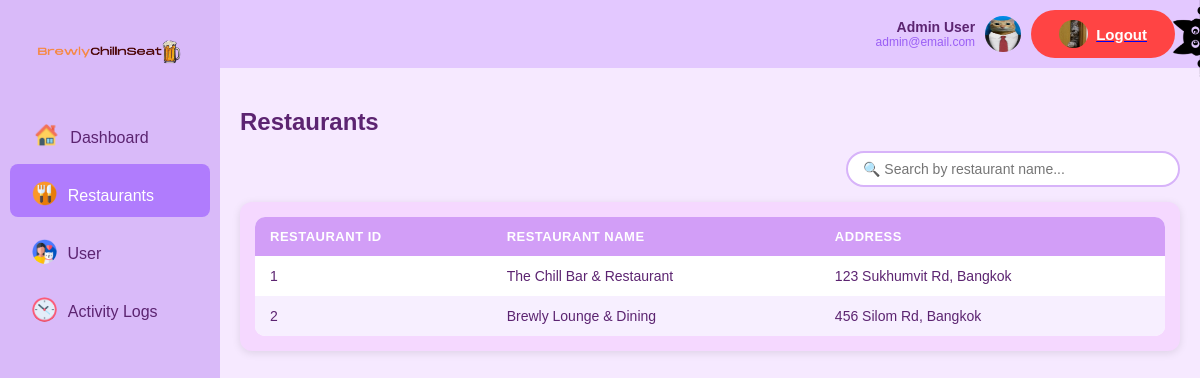
/project/superadmin/restaurants.php (signed in), run on the app's committed database.
### tables this page shows
CREATE TABLE `restaurant` (
  `restaurant_id` int(11) NOT NULL,
  `rest_name` varchar(100) NOT NULL,
  `rest_description` text NOT NULL,
  `open_time` time NOT NULL,
  `close_time` time NOT NULL,
  `rest_phone` varchar(10) NOT NULL,
  `rest_status` enum('OPEN','CLOSED') DEFAULT 'OPEN',
  `rest_address` text NOT NULL,
  `rest_email` varchar(100) NOT NULL
);

### project/superadmin/restaurants.php (the view, shortened to what this page needs)
<?php
require_once('../connect.php');
$conn = $mysqli;
$search = isset($_GET['search']) ? $_GET['search'] : '';
if (!empty($search)) {
    $search_param = '%' . $search . '%';
    $sql = "SELECT restaurant_id, rest_name, rest_address
            FROM restaurant
            WHERE rest_name LIKE ?
            ORDER BY restaurant_id";
    $stmt = $conn->prepare($sql);
    $stmt->bind_param("s", $search_param);
    $stmt->execute();
    $result = $stmt->get_result();
} else {
    $sql = "SELECT restaurant_id, rest_name, rest_address
            FROM restaurant
            ORDER BY restaurant_id";
    $result = $conn->query($sql);
}
$restaurants = [];
while ($row = $result->fetch_assoc()) {
    $restaurants[] = $row;
}
?>
<!DOCTYPE html>
<html lang="th">
<head>
  <link rel="stylesheet" href="style.css">
</head>
<body>
  <div class="sidebar">
    <div class="logo">
      <img src="logo.png" alt="BrewlyChillInSeat Logo">
    </div>
    <div class="menu">
      <a href="index.php" >  <img src="homepage.png" alt="homepage" style="height:25px;border-radius:22px; object-fit:contain;position:relative; top:5px;">  Dashboard </a>
      <a href="restaurants.php" class="active" > <img src="restaurant.png" alt="restaurant" style="height:25px;border-radius:22px; object-fit:contain;position:relative; top:5px; right:-2px;"> <span style="margin-left:8px;">Restaurants</span></a>
      <a href="users.php"><img src="usericon.png" alt="usericon" style="height:25px;border-radius:22px; object-fit:contain;position:relative; top:5px; right:-2px;"> <span style="margin-left:8px;">User</span> </a>
      <a href="activity_log.php"><img src="time.png" alt="time" style="height:25px;border-radius:22px; object-fit:contain;position:relative; top:5px; right:-2px;"> <span style="margin-left:8px;"> Activity Logs</span></a>
    </div>
  </div>
  <div class="main">
    <div class="header">
      <div class="profile-info">
        <div class="profile">
          <div class="profile-details">
            <div class="profile-name"><?php echo htmlspecialchars($_SESSION['firstname'] . ' ' . $_SESSION['lastname']); ?></div>
            <div class="profile-email"><?php echo htmlspecialchars($_SESSION['email']); ?></div>
          </div>
        </div>
        <img src="catsuitv2.jpeg" alt="profile" style="height:36px;width:36px;border-radius:22px;">
        <a href="index.php?logout=true"><button class="logout-btn"><img src="catout.jpeg" alt="catout" style="height:28px;border-radius:22px; object-fit:contain;"> Logout</button></a>
      </div>
    </div>
    <div class="content">
      <h2>Restaurants</h2>
      <form method="GET" action="restaurants.php" id="searchForm">
        <div class="search-box">
          <input
            type="text"
            name="search"
            id="searchInput"
            placeholder="🔍 Search by restaurant name..."
            value="<?php echo htmlspecialchars($search); ?>"
            autocomplete="off">
        </div>
      </form>
      <div class="table-section">
        <table>
          <thead>
            <tr>
              <th>Restaurant ID</th>
              <th>Restaurant Name</th>
              <th>Address</th>
            </tr>
          </thead>
          <tbody>
            <?php if (count($restaurants) > 0): ?>
              <?php foreach ($restaurants as $restaurant): ?>
                <tr>
                  <td><?php echo htmlspecialchars($restaurant['restaurant_id']); ?></td>
                  <td><?php echo htmlspecialchars($restaurant['rest_name']); ?></td>
                  <td><?php echo htmlspecialchars($restaurant['rest_address']); ?></td>
                </tr>
              <?php endforeach; ?>
            <?php endif; ?>
          </tbody>
        </table>
      </div>
    </div>
  </div>
</body>
</html>

### project/superadmin/style.css (style rules this page uses)
body { font-family: 'Poppins', sans-serif; margin: 0; background-color: #f6e9ff; display: flex; height: 100vh; }
.sidebar { width: 220px; background-color: #d9baf9; padding-top: 30px; display: flex; flex-direction: column; align-items: center; }
.logo { width: 100%; padding: 10px 0 30px 0; text-align: center; }
.logo img { max-width: 150px; height: auto; display: block; margin: 0 auto; border-radius: 6px; }
.menu { width: 100%; }
.menu a { display: block; color: #5c2471; padding: 12px 20px; text-decoration: none; align-items: center; gap: 10px; font-weight: 500; border-radius: 8px; margin: 5px 10px; transition: background-color 0.3s ease; }
.menu a.active { background-color: #b07cfd; color : #FFF; }
.header { background-color: #e3c8ff; display: flex; justify-content: space-between; align-items: center; padding: 10px 25px; }
.profile { display: flex; align-items: center; gap: 10px; }
.profile-name { font-weight: 600; color: #5c2471; font-size: 14px; }
.main { flex: 1; display: flex; flex-direction: column; overflow-y: auto; }
.content { flex: 1; padding: 20px; }
.content h2 { color: #5c2471; margin-bottom: 15px; }
.search-box { display: flex; justify-content: flex-end; align-items: center; margin-bottom: 15px; }
.search-box input { padding: 8px 15px; border-radius: 20px; border: 2px solid #d7b3f9; width: 300px; outline: none; font-size: 14px; transition: border-color 0.3s ease; }
.table-section { background-color: #f5d8ff; border-radius: 12px; padding: 15px; box-shadow: 0 2px 8px rgba(0, 0, 0, 0.1); }
table { width: 100%; border-collapse: collapse; background-color: white; border-radius: 10px; overflow: hidden; }
th, td { padding: 12px 15px; text-align: left; }
th { background-color: #d29ef7; color: white; font-weight: 600; text-transform: uppercase; font-size: 13px; letter-spacing: 0.5px; }
tr:nth-child(even) { background-color: #f7efff; }
td { color: #5c2471; font-size: 14px; }

### project/superadmin/restaurants.php (style rules this page uses)
.logout-btn { display: flex; align-items: center; justify-content: center; gap: 8px; padding: 10px 28px; background: #ff4444; color: white; border: none; border-radius: 25px; text-decoration: none; font-size: 15px; font-weight: 600; transition: all 0.2s; }
.profile-info { display: flex; align-items: center; gap: 10px; }
.profile-details { text-align: right; }
.profile-email { font-size: 12px; color: #9a5ef5; }

### data on the page
restaurant: restaurant_id "1", rest_name "The Chill Bar & Restaurant", rest_address "123 Sukhumvit Rd, Bangkok"
restaurant: restaurant_id "2", rest_name "Brewly Lounge & Dining", rest_address "456 Silom Rd, Bangkok"

### other printed values
$_SESSION['firstname'] . ' ' . $_SESSION['lastname'] "Admin User"
$_SESSION['email'] "admin@email.com"
